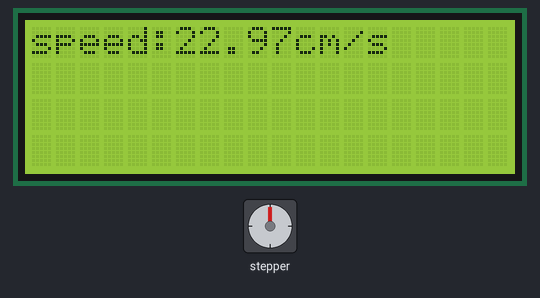
Bench run of a sketch on a simulated Arduino Uno, built with avr-gcc and run on an emulated ATmega328P. Shown: stepper motor, 20×4 character LCD. Wiring (inferred from the names in the program): stepper motor driver (200 steps per turn assumed): step pin 7; direction pin 6. What the sketch prints to the serial monitor is not drawn.

Above: at 0.9 s.
At 9.1 s:
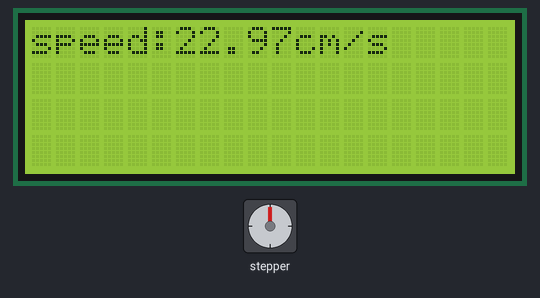
At 19.7 s:
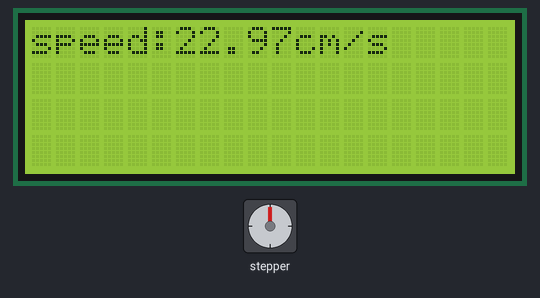
At 38.6 s:
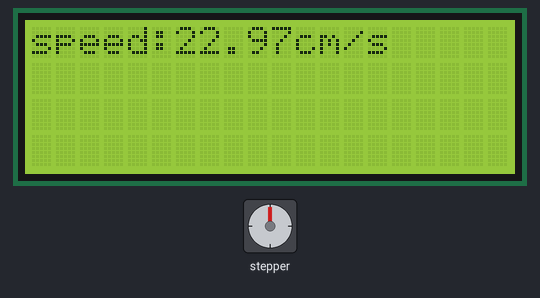
Timing chart, 0 to 40.0 s (numbered marks = the images above):
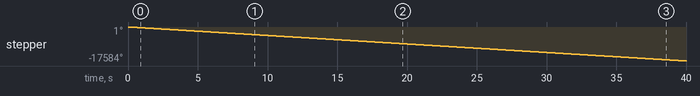

Measured:
- by itself, stepper: keeps turning counter-clockwise at about 440°/s

The sketch:

Nema_17_DR.ino
```cpp
// written by Bereket Kebede
// Dextrous robotics
//ATMega3280P

const int DIR = 6;
const int STEP = 7;
const int  steps_per_rev = 200;

float ang_speed;
float speed;
int lock = 0;
float radius = 3;

unsigned long StartTime;
unsigned long CurrentTime;
unsigned long ElapsedTime;


#include <LiquidCrystal_I2C.h>
// Define SDA and SCL pin for LCD:
#define SDAPin A4 // Data pin
#define SCLPin A5 // Clock pin
// Connect to LCD via I2C, default address 0x27 (A0-A2 not jumpered):
LiquidCrystal_I2C lcd = LiquidCrystal_I2C(0x27,20,4); //Change to (0x27,16,2) for 1602 LCD


void setup()
{
  StartTime = millis();
  Serial.begin(115200);
  pinMode(STEP, OUTPUT);
  pinMode(DIR, OUTPUT);

  lcd.init();
  lcd.backlight();
}

void loop()
{
  // 400 works
  digitalWrite(DIR, LOW);
  //Serial.println("Spinning Clockwise...");

  StartTime = millis();

  for(int i = 0; i<steps_per_rev; i++)
  {

    digitalWrite(STEP, HIGH);
    delayMicroseconds(2000);
     digitalWrite(STEP, LOW);
    delayMicroseconds(2000);
  }
  // delay(1000);
  CurrentTime = millis();
  ElapsedTime = CurrentTime - StartTime;
  // Serial.print("time is: ");
  // Serial.println(ElapsedTime);

  if (lock == 0){
      lock = lock + 1;
      //ang_speed = 1/ElapsedTime;
      ang_speed = 1.00/ (ElapsedTime/1000.00);
  }

  // speed at the center of surface FOV, assume half way from center to edge for disc
  speed = radius * ang_speed * 6.14;

  // Serial.println(ElapsedTime/1000.00);
  Serial.print("ang speed: ");
  Serial.print(ang_speed);
  Serial.print(" rev/s");
  Serial.print("| radius: ");
  Serial.print(radius);
  Serial.print(" mm");
  Serial.print("| speed: ");
  Serial.print(speed);
  Serial.println(" mm/s");

  lcd.setCursor(0,0); // Set the cursor to column 1, line 1 (counting starts at zero)
  lcd.print("speed:"); // Prints string "Display = " on the LCD
  lcd.print(speed); // Prints the measured distance
  lcd.print("cm/s"); // Prints string "Display = " on the LCD
}
```
